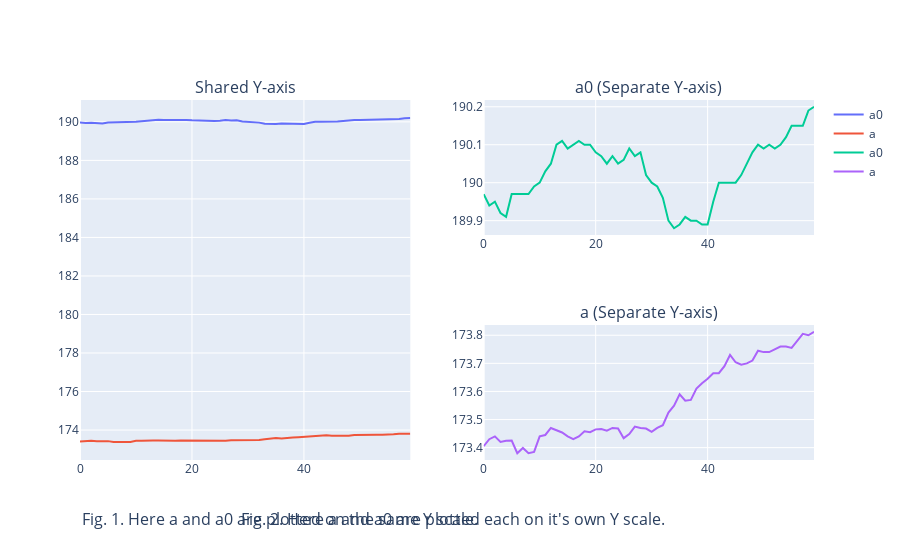

The notebook cell saved with this chart:
### Code cell
# plot the original data without re-scalling.

import plotly.graph_objects as go
from plotly.subplots import make_subplots

# Create subplots
fig = make_subplots(
    rows=2, cols=2,
    specs=[[{"rowspan": 2}, {"rowspan": 1}],
           [None, {}]],
    subplot_titles=("Shared Y-axis", "a0 (Separate Y-axis)", "a (Separate Y-axis)")
)

# Plot on the left (shared y-axis)
fig.add_trace(go.Scatter(y=a0, name='a0'), row=1, col=1)
fig.add_trace(go.Scatter(y=a, name='a'), row=1, col=1)

# Plot on the right (separate y-axes)
fig.add_trace(go.Scatter(y=a0, name='a0'), row=1, col=2)
fig.add_trace(go.Scatter(y=a, name='a'), row=2, col=2)

fig.update_layout(margin=dict(b=100))  # Увеличь отступ снизу

fig.add_annotation(
    text="Fig. 1. Here a and a0 are plotted on the same Y scale.",
    xref="paper", yref="paper",
    x=0, y=-0.20,
    showarrow=False,
    font=dict(size=16),
)

fig.add_annotation(
    text="Fig. 2. Here a and a0 are plotted each on it's own Y scale.",
    xref="paper", yref="paper",
    x=0.8, y=-0.20,
    showarrow=False,
    font=dict(size=16),
)
fig.show()

### Figure 1 — Plotly figure (JSON) as saved in the notebook; plotly's stock layout.template omitted (floating-point values rounded to 4 significant figures)
{"data": [{"name": "a0", "type": "scatter", "xaxis": "x", "y": [190.0, 189.9, 189.9, 189.9, 189.9, 190.0, 190.0, 190.0, 190.0, 190.0, 190.0, 190.0, 190.1, 190.1, 190.1, 190.1, 190.1, 190.1, 190.1, 190.1, 190.1, 190.1, 190.1, 190.1, 190.1, 190.1, 190.1, 190.1, 190.1, 190.0, 190.0, 190.0, 190.0, 189.9, 189.9, 189.9, 189.9, 189.9, 189.9, 189.9, 189.9, 189.9, 190.0, 190.0, 190.0, 190.0, 190.0, 190.1, 190.1, 190.1, 190.1, 190.1, 190.1, 190.1, 190.1, 190.1, 190.1, 190.1, 190.2, 190.2], "yaxis": "y"}, {"name": "a", "type": "scatter", "xaxis": "x", "y": [173.4, 173.4, 173.4, 173.4, 173.4, 173.4, 173.4, 173.4, 173.4, 173.4, 173.4, 173.4, 173.5, 173.5, 173.5, 173.4, 173.4, 173.4, 173.5, 173.5, 173.5, 173.5, 173.5, 173.5, 173.5, 173.4, 173.4, 173.5, 173.5, 173.5, 173.5, 173.5, 173.5, 173.5, 173.5, 173.6, 173.6, 173.6, 173.6, 173.6, 173.6, 173.7, 173.7, 173.7, 173.7, 173.7, 173.7, 173.7, 173.7, 173.7, 173.7, 173.7, 173.8, 173.8, 173.8, 173.8, 173.8, 173.8, 173.8, 173.8], "yaxis": "y"}, {"name": "a0", "type": "scatter", "xaxis": "x2", "y": [190.0, 189.9, 189.9, 189.9, 189.9, 190.0, 190.0, 190.0, 190.0, 190.0, 190.0, 190.0, 190.1, 190.1, 190.1, 190.1, 190.1, 190.1, 190.1, 190.1, 190.1, 190.1, 190.1, 190.1, 190.1, 190.1, 190.1, 190.1, 190.1, 190.0, 190.0, 190.0, 190.0, 189.9, 189.9, 189.9, 189.9, 189.9, 189.9, 189.9, 189.9, 189.9, 190.0, 190.0, 190.0, 190.0, 190.0, 190.1, 190.1, 190.1, 190.1, 190.1, 190.1, 190.1, 190.1, 190.1, 190.1, 190.1, 190.2, 190.2], "yaxis": "y2"}, {"name": "a", "type": "scatter", "xaxis": "x3", "y": [173.4, 173.4, 173.4, 173.4, 173.4, 173.4, 173.4, 173.4, 173.4, 173.4, 173.4, 173.4, 173.5, 173.5, 173.5, 173.4, 173.4, 173.4, 173.5, 173.5, 173.5, 173.5, 173.5, 173.5, 173.5, 173.4, 173.4, 173.5, 173.5, 173.5, 173.5, 173.5, 173.5, 173.5, 173.5, 173.6, 173.6, 173.6, 173.6, 173.6, 173.6, 173.7, 173.7, 173.7, 173.7, 173.7, 173.7, 173.7, 173.7, 173.7, 173.7, 173.7, 173.8, 173.8, 173.8, 173.8, 173.8, 173.8, 173.8, 173.8], "yaxis": "y3"}], "layout": {"annotations": [{"font": {"size": 16}, "showarrow": false, "text": "Shared Y-axis", "x": 0.225, "xanchor": "center", "xref": "paper", "y": 1, "yanchor": "bottom", "yref": "paper"}, {"font": {"size": 16}, "showarrow": false, "text": "a0 (Separate Y-axis)", "x": 0.775, "xanchor": "center", "xref": "paper", "y": 1, "yanchor": "bottom", "yref": "paper"}, {"font": {"size": 16}, "showarrow": false, "text": "a (Separate Y-axis)", "x": 0.775, "xanchor": "center", "xref": "paper", "y": 0.375, "yanchor": "bottom", "yref": "paper"}, {"font": {"size": 16}, "showarrow": false, "text": "Fig. 1. Here a and a0 are plotted on the same Y scale.", "x": 0, "xref": "paper", "y": -0.2, "yref": "paper"}, {"font": {"size": 16}, "showarrow": false, "text": "Fig. 2. Here a and a0 are plotted each on it's own Y scale.", "x": 0.8, "xref": "paper", "y": -0.2, "yref": "paper"}], "margin": {"b": 100}, "xaxis": {"anchor": "y", "domain": [0, 0.45]}, "xaxis2": {"anchor": "y2", "domain": [0.55, 1]}, "xaxis3": {"anchor": "y3", "domain": [0.55, 1]}, "yaxis": {"anchor": "x", "domain": [0, 1]}, "yaxis2": {"anchor": "x2", "domain": [0.625, 1]}, "yaxis3": {"anchor": "x3", "domain": [0, 0.375]}}}
